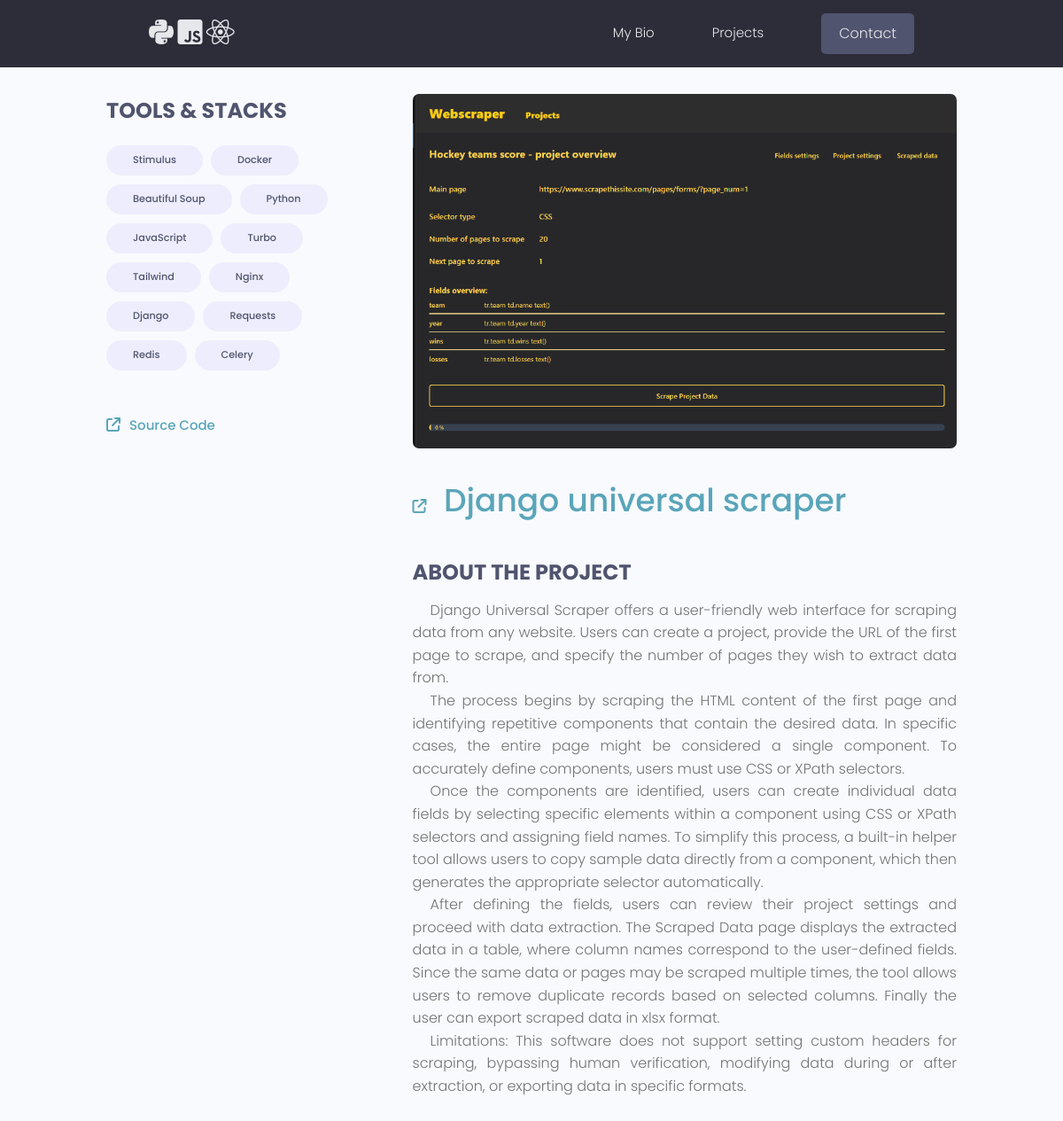
The page /projects/b93d37fe-629c-44c8-9b9f-f0773867147c on the database its author committed.
### projects/models.py (models this page shows, shortened)
class Tag(models.Model):
    name = models.CharField(max_length=200)
    created_at = models.DateTimeField(auto_now_add=True)
    id = models.UUIDField(default=uuid.uuid4, unique=True, primary_key=True, editable=False)

class Project(models.Model):
    title = models.CharField(max_length=200)
    description = models.TextField(null=True, blank=True)
    image = models.ImageField(upload_to='projects', blank=True, default="default.webp")
    demo_link = models.CharField(max_length=2000, null=True, blank=True)
    source_link = models.CharField(max_length=2000, null=True, blank=True)
    created_at = models.DateTimeField(auto_now_add=True)
    updated_at = models.DateTimeField(auto_now_add=True)
    id = models.UUIDField(default=uuid.uuid4, unique=True, primary_key=True, editable=False)
    tags = models.ManyToManyField('Tag', blank=True)
    class Meta:
        ordering = ("-created_at",)

### projects/views.py (the view)
# urls.py: path('<str:pk>', views.project_detail, name="project-detail"),
def project_detail(request, pk):
    project = Project.objects.get(id=pk)
    context = {"project": project}
    return render(request, 'projects/project-detail.html', context)

### projects/templates/projects/project-detail.html (shortened to what this page needs)
{%extends "base.html" %}
{% block content %}
<main class="singleProject my-md">
  <div class="container">
    <div class="layout">
      <div class="column column--1of3">
        <h3 class="singleProject__subtitle">Tools & Stacks</h3>
        <div class="singleProject__toolStack">
          {% for tag in project.tags.all%}
          <span class="tag tag--pill tag--sub tag--lg">
            <small>{{tag.name}}</small>
          </span>
          {% endfor %}
        </div>
        {% if project.source_link %}
        <a class="singleProject__liveLink" href="{{project.source_link}}" target="_blank"><i
            class="fa fa-external-link"></i>Source Code
        </a>
        {% endif%}
      </div>
      <div class="column column--2of3">
        <img class="singleProject__preview" src="{{project.image.url}}" alt="portfolio thumbnail" />
        <h2 class="singleProject__title">
          {% if project.demo_link %}
          <a class="singleProject__liveLink" href="{{project.demo_link}}" target="_blank"><i class="fa fa-external-link"
              size aria-hidden="true"></i>
            {{project.title}}
          </a>
          {% else %}
          {{project.title}}
          {% endif %}
        </h2>
        <h3 class="singleProject__subtitle">About the Project</h3>
        <div class="singleProject__info text-justify indent-8">
          {{project.description|linebreaks}}
        </div>
      </div>
    </div>
  </div>
</main>
{% endblock %}

### static/styles/app.css (style rules this page uses)
:root { --color-sub: #2d2d39; }
img { width: 100%; }
.singleProject .column--1of3 { order: 2; }
@media screen and (min-width: 1081px) { .singleProject .column--1of3 { order: 1; } }
@media screen and (min-width: 1081px) { .singleProject .column--2of3 { order: 2; } }
.singleProject__toolStack { margin-top: 2rem; margin-bottom: 4rem; }
.singleProject__liveLink { font-weight: 500; transition: all 0.3s ease-in-out; border-bottom: 2px solid transparent; }
.singleProject__liveLink i { display: inline-block; font-size: 1.6rem; margin-right: 1rem; }
.singleProject__preview { height: 50vh; object-fit: cover; object-position: top center; margin-bottom: 3rem; border-radius: 0.7rem; }
.singleProject__title { font-size: 3.6rem; font-weight: 700; color: var(--color-sub); margin-bottom: 3rem; }
.singleProject__subtitle { text-transform: uppercase; font-size: 2.4rem; font-weight: 700; color: var(--color-sub-light); margin-bottom: 1rem; }

### static/uikit/styles/modules/_variables.css (style rules this page uses)
:root { --color-main: #5aa5b9; --color-main-light: #e6faff; --color-sub: #3f4156; --color-sub-light: #51546e; --color-sub-lighter: #ededfd; --color-text: #737373; --color-gray: #8b8b8b; --color-light: #e5e7eb; --color-light-gray: #767676; --color-bg: #f8fafd; --color-white: #fffefd; --color-white-light: #f3f3f3; --color-success: #359e64; --color-success-bg: #def8e8; --color-error: #fc4b0b; --color-error-bg: #fff2ee; --font-base: 'Poppins', arial, helvetica, 'Segoe UI', roboto, ubuntu, sans-serif; --font-monospace: 'Fira Code', 'Courier New', courier, monospace; --font-regular: 300; --font-medium: 500; --font-bold: 700; --generic-shadow: 1px 1px 5px #00000010; --generic-transition: all 0.3s ease-in-out; }

### static/uikit/styles/modules/_base.css (style rules this page uses)
* { margin: 0; padding: 0; box-sizing: border-box; text-rendering: optimizeLegibility; color: inherit; font-size: inherit; }
html { font-size: 50%; }
@media only screen and (min-width: 480px) { html { font-size: 56.25%; } }
@media only screen and (min-width: 1200px) { html { font-size: 62.5%; } }
body { line-height: 1.6; font-weight: 400; font-size: 1.5rem; color: var(--color-text); background-color: var(--color-bg); min-height: 100vh; }

### static/uikit/styles/modules/_typography.css (style rules this page uses)
* { font-family: var(--font-base); }
h2 { font-size: 3.6rem; font-weight: var(--font-bold); }
h3 { font-size: 3.2rem; font-weight: var(--font-medium); }
p, span, strong { font-size: 1.6rem; color: var(--color-text); font-weight: var(--font-regular); }
a { padding-bottom: 2px; text-decoration: none; display: inline-block; color: var(--color-main); font-weight: var(--font-medium); }

### static/uikit/styles/modules/_utilities.css (style rules this page uses)
.container { width: 92%; max-width: 165rem; margin: 0 auto; box-sizing: border-box; }
@media screen and (min-width: 1000px) { .container { width: 90%; } }
@media screen and (min-width: 1200px) { .container { width: 80%; } }
.my-md { margin: 3rem auto; }

### static/uikit/styles/modules/_tag.css (style rules this page uses)
.tag { display: inline-flex; align-items: center; background-color: var(--color-sub); height: -webkit-fit-content; height: -moz-fit-content; height: fit-content; width: -webkit-fit-content; width: -moz-fit-content; width: fit-content; border-radius: 0.5rem; padding: 0.5rem 1.5rem; font-size: 1.2rem; cursor: pointer; }
.tag:not(:last-child) { margin-right: 0.25rem; margin-bottom: 0.75rem; }
.tag > small { color: var(--color-white); }
.tag--pill { border-radius: 5rem; }
.tag--sub, .tag--sub > small { background: var(--color-sub-lighter); color: var(--color-sub-light); font-weight: 500; }
.tag--lg { padding: 0.8rem 3rem; font-size: 1.4rem; }
.tag--lg:not(:last-child) { margin-right: 0.5rem; margin-bottom: 1rem; }

### static/uikit/styles/modules/_layout.css (style rules this page uses)
.layout { display: flex; flex-flow: row wrap; justify-content: space-between; }
.layout > .column { margin-bottom: 3rem; }
.layout > .column.column--1of3 { flex-basis: 30%; }
.layout > .column.column--2of3 { flex-basis: 64%; }

### rows shown on the page
Tag: name "Stimulus"
Tag: name "Docker"
Tag: name "Beautiful Soup"
Tag: name "Python"
Tag: name "JavaScript"
Tag: name "Turbo"
Tag: name "Tailwind"
Tag: name "Nginx"
Tag: name "Django"
Tag: name "Requests"
Tag: name "Redis"
Tag: name "Celery"
Project: image (picture), title "Django universal scraper", description "Django Universal Scraper offers a user-friendly web interface for scraping data from any website. Users can create a project, provide the URL of the first page to scrape, and specify the number of pages they wish to extract data from. The process begins by scraping the HTML content of the first page and identifying repetitive components that contain the desired data. In specific cases, the entire page might be considered a single component. To accurately define components, users must use CSS or XPath selectors. Once the components are identified, users can create individual data fields by selecting specific elements within a component using CSS or XPath selectors and assigning field names.…"
